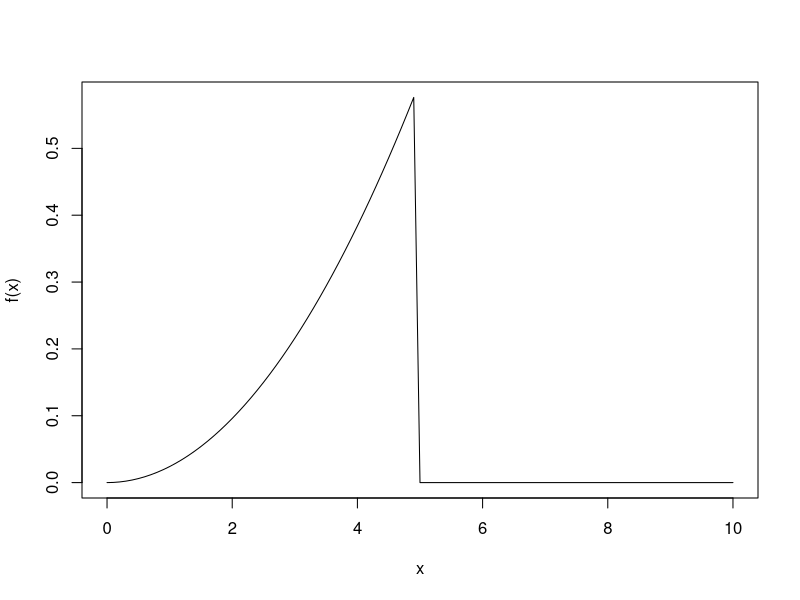
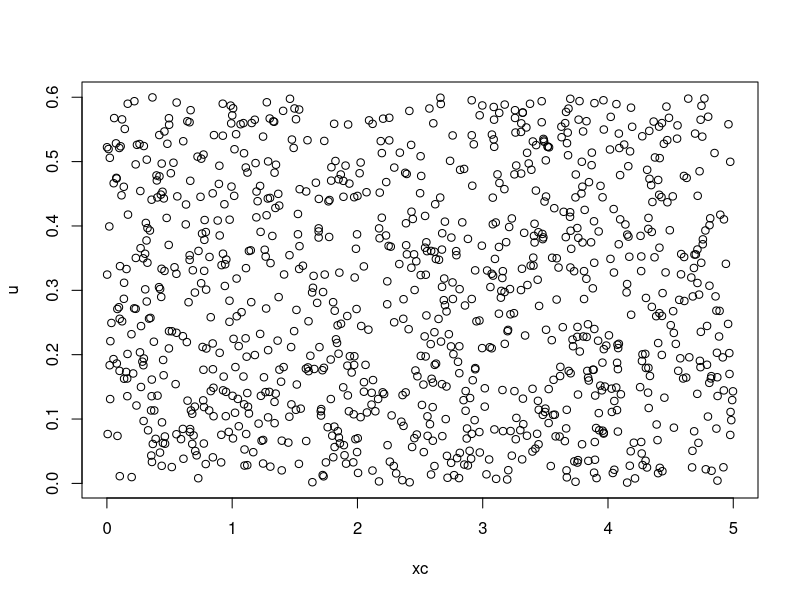
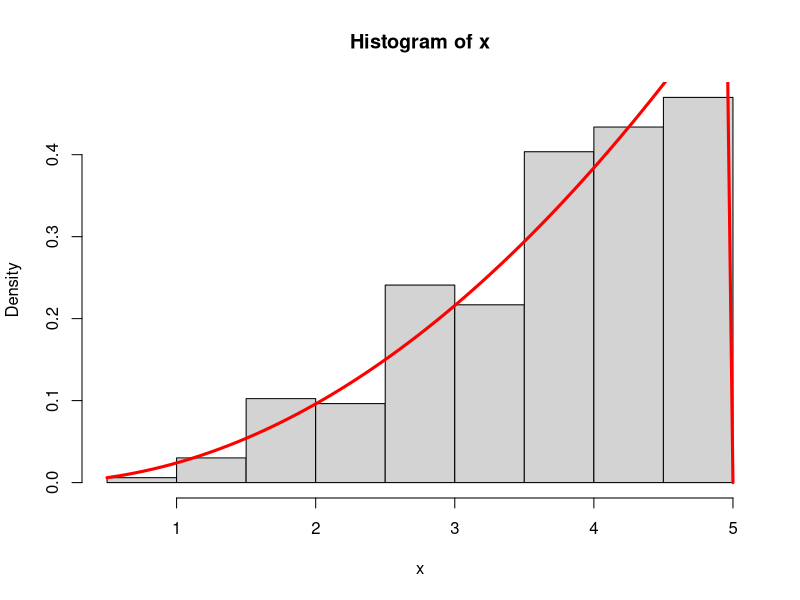

Here is the R script that generated these plots, in order:
#Questão 1
f <- function(x){
  ifelse(x>0 & x<5, (3/125)*x^2,0)
}

#maximo é (3/125)*(5^2) = 3/5
n <- 1000
xc <- runif(n,0,5)
u <- runif(n,0,3/5)

curve(f,0,10)

plot(xc,u)

x <- xc[u < f(xc)]
hist(x, freq = F)
curve(f, add=T, lwd=3, col='red')

#Questão 2
estado0 <-c(1,0,0)

#0    1/2   1/2
#1/3  0     2/3
#1/3  2/3   0

v <- c(0,1/3,1/3, 1/2,0,2/3, 1/2, 2/3, 0)
M <- matrix(v,3,3)
M

ps <- matrix(NA, 13, 3)
ps[1,] <- estado0

for(i in 2:13){
  ps[i,] <- ps[i-1,]%*%M
}

ps

#QUesta 2 b
ps <- matrix(NA, 100, 3)
ps[1,] <- estado0

for(i in 2:100){
  ps[i,] <- ps[i-1,]%*%M
}

ps

